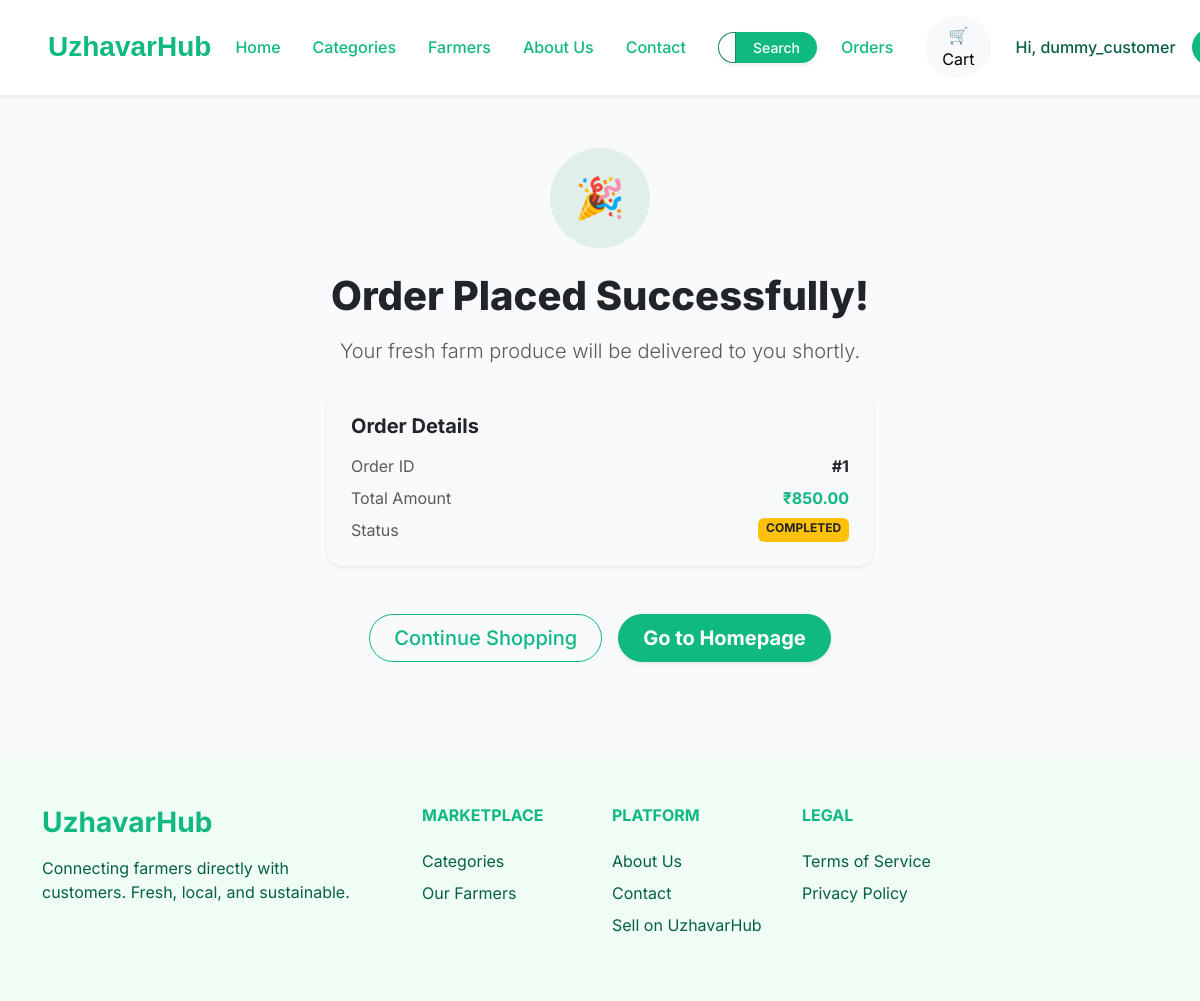
Before: /orders/success/1/ (signed in) with the older database file.
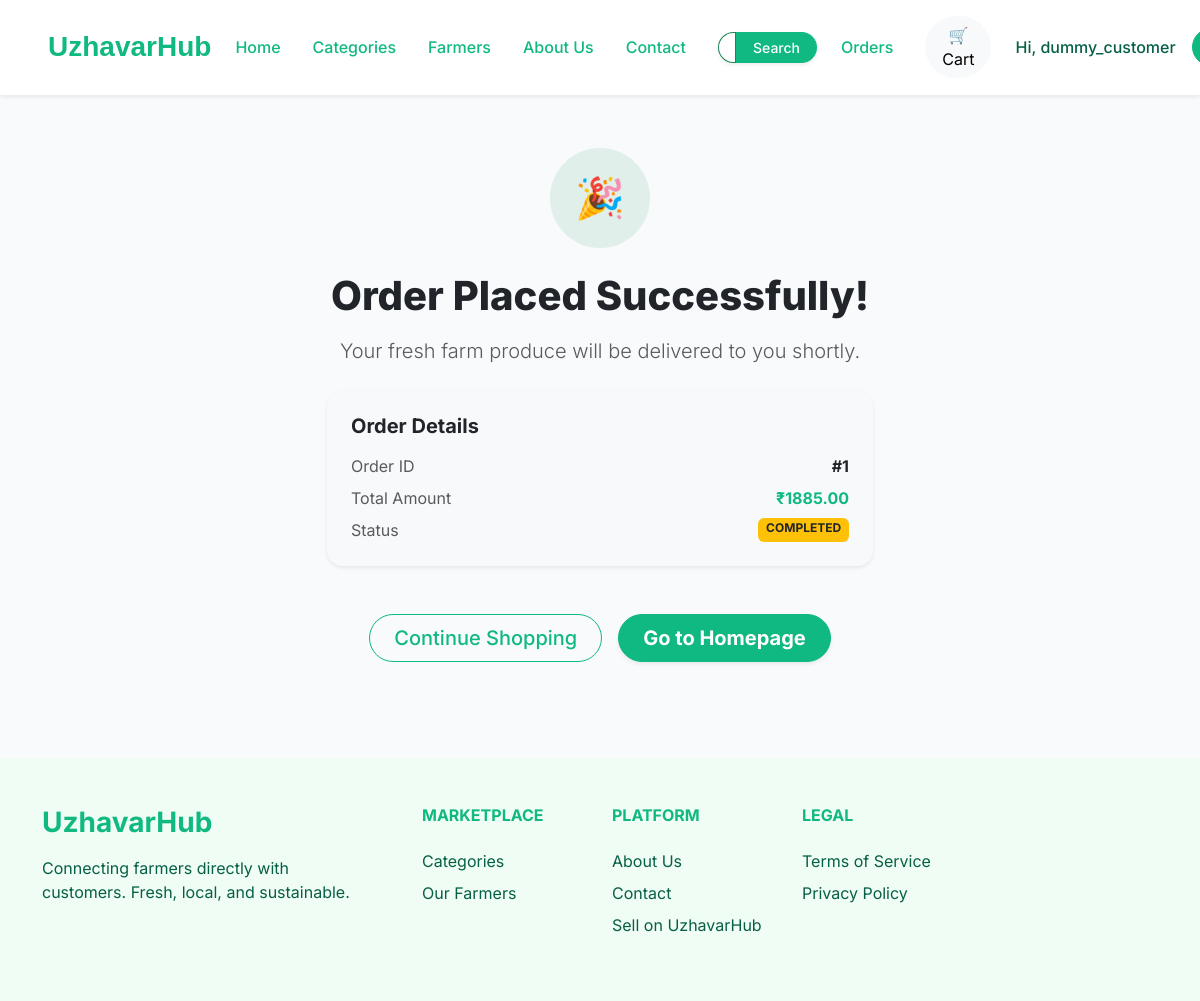
After: the same page with the newer database file.
### orders/models.py (models this page shows)
class Order(models.Model):
    customer = models.ForeignKey(settings.AUTH_USER_MODEL, on_delete=models.CASCADE, related_name='orders')
    total_amount = models.DecimalField(max_digits=10, decimal_places=2, default=0)
    shipping_address = models.TextField(blank=True)
    status = models.CharField(max_length=20, default='PENDING')
    created_at = models.DateTimeField(auto_now_add=True)

### orders/views.py (the view)
# urls.py: path('success/<int:order_id>/', views.order_success, name='success'),
@login_required
def order_success(request, order_id):
    from .models import Order
    order = get_object_or_404(Order, id=order_id, customer=request.user)
    return render(request, 'orders/success.html', {'order': order})

### orders/templates/orders/success.html (shortened to what this page needs)
{% extends 'core/base.html' %}
{% block content %}
<div class="container py-5 text-center">
    <div class="row justify-content-center">
        <div class="col-md-6">
            <div class="bg-success bg-opacity-10 rounded-circle d-flex align-items-center justify-content-center mx-auto mb-4" style="width: 100px; height: 100px;">
                <span class="fs-1 text-success">🎉</span>
            </div>
            <h1 class="fw-black text-dark mb-3">Order Placed Successfully!</h1>
            <p class="text-muted lead mb-4">Your fresh farm produce will be delivered to you shortly.</p>
            <div class="card border-0 shadow-sm rounded-4 bg-light mb-5 text-start">
                <div class="card-body p-4">
                    <h5 class="fw-bold mb-3">Order Details</h5>
                    <div class="d-flex justify-content-between mb-2">
                        <span class="text-muted">Order ID</span>
                        <span class="fw-bold">#{{ order.id }}</span>
                    </div>
                    <div class="d-flex justify-content-between mb-2">
                        <span class="text-muted">Total Amount</span>
                        <span class="fw-bold text-success">₹{{ order.total_amount }}</span>
                    </div>
                    <div class="d-flex justify-content-between">
                        <span class="text-muted">Status</span>
                        <span class="badge bg-warning text-dark">{{ order.status }}</span>
                    </div>
                </div>
            </div>
            <div class="d-flex gap-3 justify-content-center">
                <a href="{% url 'marketplace:product_list' %}" class="btn btn-outline-success btn-lg rounded-pill fw-medium px-4">Continue Shopping</a>
                <a href="/" class="btn btn-success btn-lg rounded-pill fw-bold px-4 shadow-sm">Go to Homepage</a>
            </div>
        </div>
    </div>
</div>
{% endblock content %}

Changed rows visible on the page:
changed Order "COMPLETED": total_amount "850.00" → "1885.00"
